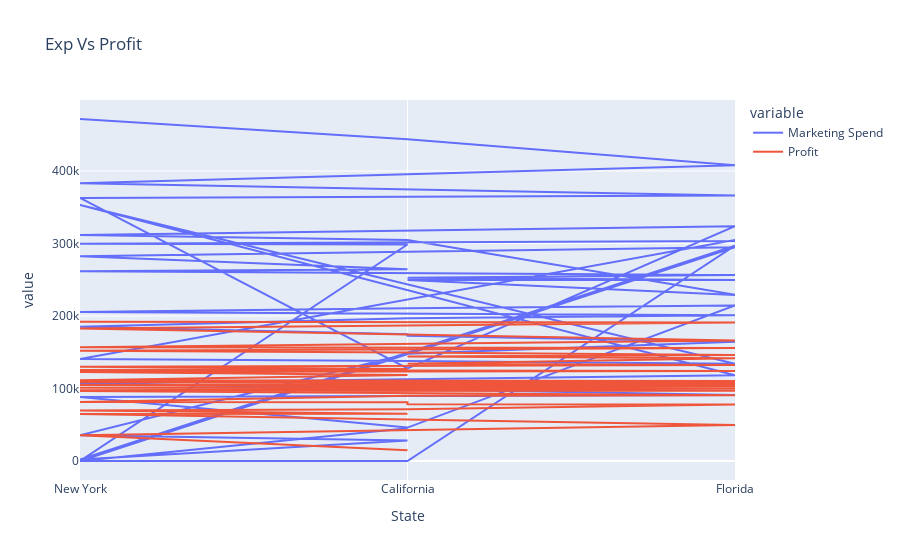

Source (notebook cell):
### Markdown cell above
### Using Plotly

### Code cell
import plotly.graph_objects as go
import plotly.express as px


px.line(data, x='State', y='Marketing Spend', labels={'x':'State', 'y':'Expenditure'})
px.line(data, x='State', y=['Marketing Spend', 'Profit'], labels={'x':'State', 'y':'Profit'}, title="Exp Vs Profit")

### Figure 1 — Plotly figure (JSON) as saved in the notebook; plotly's stock layout.template omitted (floating-point values rounded to 4 significant figures)
{"data": [{"hovertemplate": "variable=Marketing Spend<br>State=%{x}<br>value=%{y}<extra></extra>", "legendgroup": "Marketing Spend", "line": {"color": "#636efa", "dash": "solid"}, "mode": "lines", "name": "Marketing Spend", "orientation": "v", "showlegend": true, "type": "scatter", "x": ["New York", "California", "Florida", "New York", "Florida", "New York", "California", "Florida", "New York", "California", "Florida", "California", "Florida", "California", "Florida", "New York", "California", "New York", "Florida", "New York", "California", "New York", "Florida", "Florida", "New York", "California", "Florida", "New York", "Florida", "New York", "Florida", "New York", "California", "Florida", "California", "New York", "Florida", "California", "New York", "California", "California", "Florida", "California", "New York", "California", "New York", "Florida", "California", "New York", "California"], "xaxis": "x", "y": [471800.0, 443900.0, 407900.0, 383200.0, 366200.0, 362900.0, 127700.0, 323900.0, 311600.0, 305000.0, 229200.0, 249700.0, 249800.0, 252700.0, 256500.0, 261800.0, 264300.0, 282600.0, 294900.0, 0, 298700.0, 299700.0, 303300.0, 304800.0, 140600.0, 138000.0, 134100.0, 353200.0, 118100.0, 107100.0, 91130.0, 88220.0, 46090.0, 214600.0, 210800.0, 205500.0, 201100.0, 197000.0, 185300.0, 175000.0, 172800.0, 164500.0, 148000.0, 35530.0, 28330.0, 1904.0, 297100.0, 0, 0, 45170.0], "yaxis": "y"}, {"hovertemplate": "variable=Profit<br>State=%{x}<br>value=%{y}<extra></extra>", "legendgroup": "Profit", "line": {"color": "#EF553B", "dash": "solid"}, "mode": "lines", "name": "Profit", "orientation": "v", "showlegend": true, "type": "scatter", "x": ["New York", "California", "Florida", "New York", "Florida", "New York", "California", "Florida", "New York", "California", "Florida", "California", "Florida", "California", "Florida", "New York", "California", "New York", "Florida", "New York", "California", "New York", "Florida", "Florida", "New York", "California", "Florida", "New York", "Florida", "New York", "Florida", "New York", "California", "Florida", "California", "New York", "Florida", "California", "New York", "California", "California", "Florida", "California", "New York", "California", "New York", "Florida", "California", "New York", "California"], "xaxis": "x", "y": [192300.0, 191800.0, 191100.0, 182900.0, 166200.0, 157000.0, 156100.0, 155800.0, 152200.0, 149800.0, 146100.0, 144300.0, 141600.0, 134300.0, 132600.0, 129900.0, 127000.0, 125400.0, 124300.0, 122800.0, 118500.0, 111300.0, 110400.0, 108700.0, 108600.0, 107400.0, 105700.0, 105000.0, 103300.0, 101000.0, 99940.0, 97480.0, 97430.0, 96780.0, 96710.0, 96480.0, 90710.0, 89950.0, 81230.0, 81010.0, 78240.0, 77800.0, 71500.0, 69760.0, 65200.0, 64930.0, 49490.0, 42560.0, 35670.0, 14680.0], "yaxis": "y"}], "layout": {"legend": {"title": {"text": "variable"}, "tracegroupgap": 0}, "title": {"text": "Exp Vs Profit"}, "xaxis": {"anchor": "y", "domain": [0, 1], "title": {"text": "State"}}, "yaxis": {"anchor": "x", "domain": [0, 1], "title": {"text": "value"}}}}
